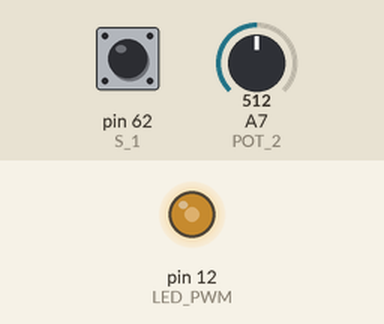
Simulated run of this program. Board: Arduino Mega 2560, built with avr-gcc and run on an emulated ATmega2560. On the bench: output pins drawn as LEDs (lit = HIGH). Inputs (shaded band) come from the test bench; at power-on: A7 (POT_2) = 512, pin 62 (S_1) HIGH.

Above: at 1.2 s.
1.3 s: A7 (POT_2) set to 716
At 2.5 s:
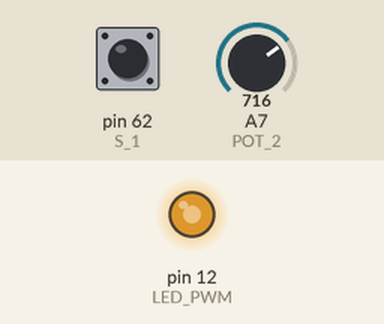
2.8 s: A7 (POT_2) set to 900
At 3.6 s:
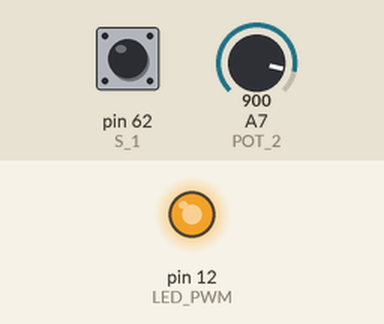
4.3 s: A7 (POT_2) set to 122
At 4.8 s:
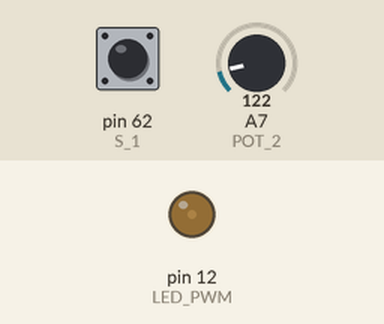
5.8 s: A7 (POT_2) set to 0
At 7.1 s:
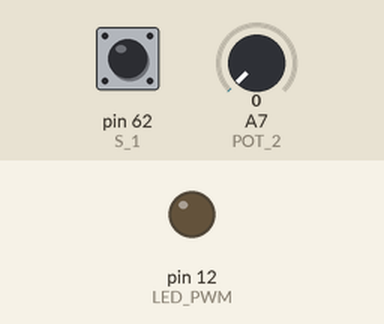
Timing chart, 0 to 8.8 s (numbered marks = the images above; inputs shaded):
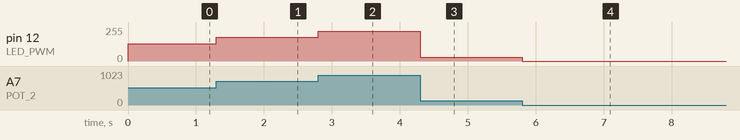

Measured:
- after the input at 1.3 s, pin 12 (LED_PWM): 128/255 → 179/255 at once
- after the input at 2.8 s, pin 12 (LED_PWM): 179/255 → 225/255 at once
- after the input at 4.3 s, pin 12 (LED_PWM): 225/255 → 30/255 at once
- after the input at 5.8 s, pin 12 (LED_PWM): 30/255 → 0/255 at once

The program:

main.cpp
```cpp
#include <Arduino.h>

#define VCC 4.972	// tensione di alimentazione

// potenziometri
#define POT_1 A6
#define POT_2 A7

// tasti
#define S_1 62
#define S_2 63

//LED
#define LED_PWM 12

uint32_t tempo=0;
float adc_conv=VCC/1023;

void setup()
{
	Serial.begin(9600);
}

void loop()
{
	uint8_t tasto_1=digitalRead(S_1);
	uint16_t valore_adc = analogRead(POT_2);
	uint8_t valore_pwm = valore_adc>>2;
	analogWrite(LED_PWM,valore_pwm);

	if (tasto_1==0)
	{
		if (millis() > (tempo + 500))
		{
			PORTD=0x01;
			float tensione = valore_adc*adc_conv;
			PORTD=0x00;
			Serial.print("valore adc = ");
			Serial.print(valore_adc);
			Serial.write(0x0a);
			Serial.print("tensione = ");
			Serial.print(tensione,3);
			Serial.print(" V");
			Serial.write(0x0a);
			Serial.print("valore pwm = ");
			Serial.print(valore_pwm);
			Serial.write(0x0a);
			Serial.write(0x0a);
			tempo=millis();
		}
	}
}
```
